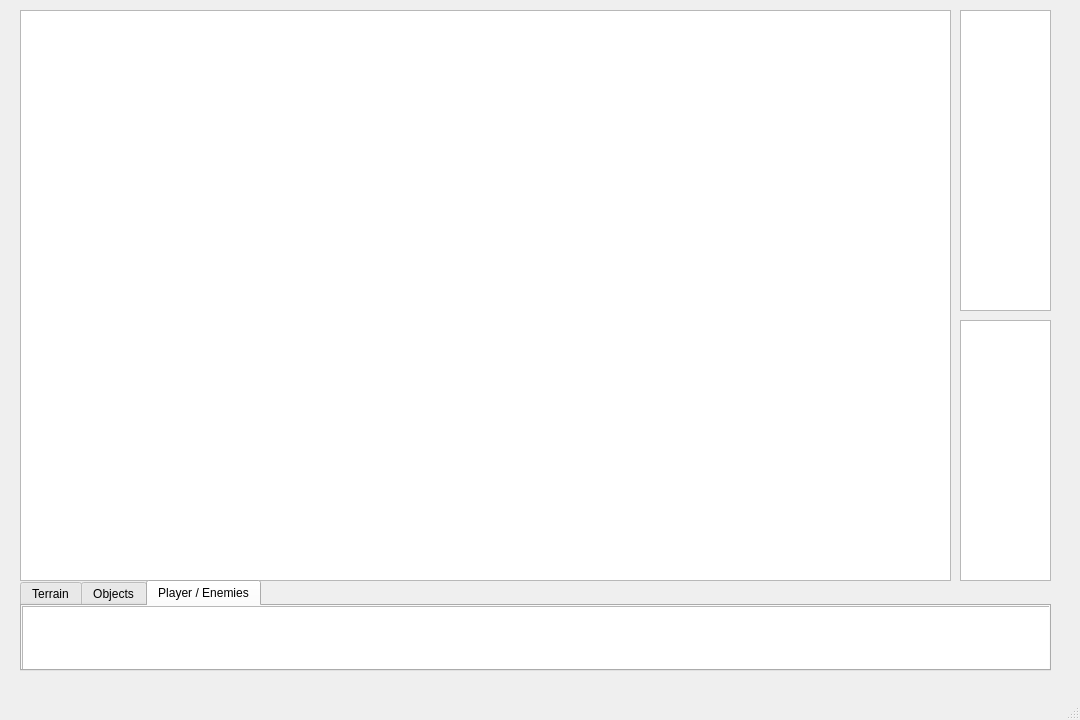
<?xml version="1.0" encoding="UTF-8"?>
<ui version="4.0">
 <class>LevelEditor</class>
 <widget class="QMainWindow" name="LevelEditor">
  <property name="geometry">
   <rect>
    <x>0</x>
    <y>0</y>
    <width>1080</width>
    <height>720</height>
   </rect>
  </property>
  <property name="windowTitle">
   <string>LevelEditor</string>
  </property>
  <widget class="QWidget" name="centralwidget">
   <widget class="CustomGraphicsView" name="graphicsView">
    <property name="geometry">
     <rect>
      <x>20</x>
      <y>10</y>
      <width>931</width>
      <height>571</height>
     </rect>
    </property>
   </widget>
   <widget class="QListWidget" name="modeList">
    <property name="geometry">
     <rect>
      <x>960</x>
      <y>10</y>
      <width>91</width>
      <height>301</height>
     </rect>
    </property>
   </widget>
   <widget class="QTabWidget" name="tabWidget">
    <property name="geometry">
     <rect>
      <x>20</x>
      <y>580</y>
      <width>1031</width>
      <height>91</height>
     </rect>
    </property>
    <property name="currentIndex">
     <number>2</number>
    </property>
    <widget class="QWidget" name="Terrain">
     <attribute name="title">
      <string>Terrain</string>
     </attribute>
     <widget class="QListWidget" name="terrainListWidget">
      <property name="geometry">
       <rect>
        <x>0</x>
        <y>0</y>
        <width>1031</width>
        <height>61</height>
       </rect>
      </property>
      <property name="flow">
       <enum>QListView::LeftToRight</enum>
      </property>
     </widget>
    </widget>
    <widget class="QWidget" name="Objects">
     <attribute name="title">
      <string>Objects</string>
     </attribute>
     <widget class="QListWidget" name="objectsListWidget">
      <property name="geometry">
       <rect>
        <x>0</x>
        <y>0</y>
        <width>1031</width>
        <height>61</height>
       </rect>
      </property>
      <property name="flow">
       <enum>QListView::LeftToRight</enum>
      </property>
     </widget>
    </widget>
    <widget class="QWidget" name="PlayerEnemies">
     <attribute name="title">
      <string>Player / Enemies</string>
     </attribute>
     <widget class="QListWidget" name="playerEnemiesListWidget">
      <property name="geometry">
       <rect>
        <x>0</x>
        <y>0</y>
        <width>1031</width>
        <height>71</height>
       </rect>
      </property>
      <property name="flow">
       <enum>QListView::LeftToRight</enum>
      </property>
     </widget>
    </widget>
   </widget>
   <widget class="QListWidget" name="fileList">
    <property name="geometry">
     <rect>
      <x>960</x>
      <y>320</y>
      <width>91</width>
      <height>261</height>
     </rect>
    </property>
   </widget>
  </widget>
  <widget class="QMenuBar" name="menubar">
   <property name="geometry">
    <rect>
     <x>0</x>
     <y>0</y>
     <width>1080</width>
     <height>21</height>
    </rect>
   </property>
  </widget>
  <widget class="QStatusBar" name="statusbar"/>
 </widget>
 <customwidgets>
  <customwidget>
   <class>CustomGraphicsView</class>
   <extends>QGraphicsView</extends>
   <header>customgraphicsview.h</header>
  </customwidget>
 </customwidgets>
 <resources/>
 <connections/>
</ui>
